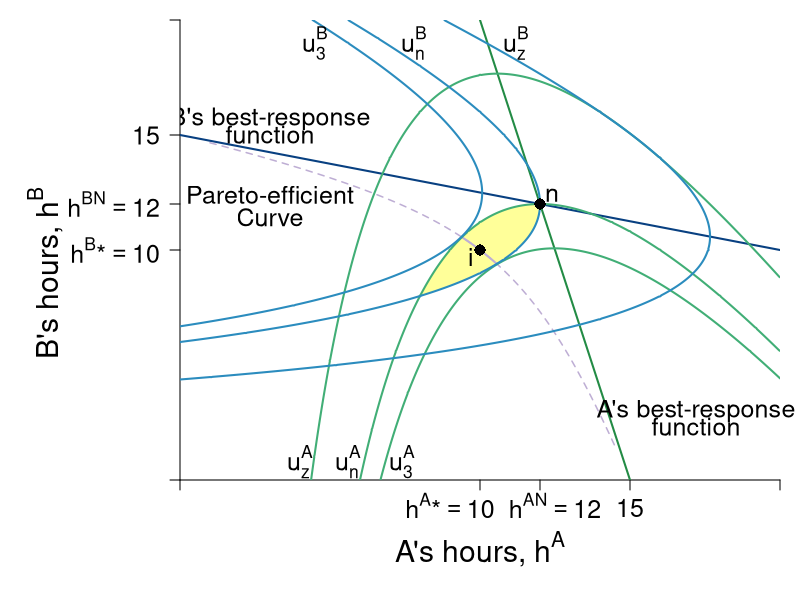

Reproduce this figure in R.
require(shape)
pdf(file = "coordination_failures/coord_brfs_cournot.pdf", width = 9, height = 7)

#Set parameters for graphics
pointsize <- 1.8
axislabelsize <- 1.8
labelsize <- 1.5
namesize <- 1.8
annotatesize <- 1.5
graphlinewidth <- 2
segmentlinewidth <- 1.5

COL <- c("#7fc97f", "#beaed4", "#fdc086", "#ffff99", "#386cb0", "#f0027f", "#bf5b17", "#666666")
COLA <- c("#99d8c9","#66c2a4","#41ae76", "#238b45", "#005824")
COLB <- c("#4eb3d3", "#2b8cbe", "#0868ac","#084081")

par(mar =  c(6, 9, 1, 1))

uA <- function(ea, eb, alpha = 30, beta = 1/2) {
  (alpha - beta*(ea+eb))*ea - 0.5*(ea)^2
}

uB <- function(ea, eb, alpha = 30, beta = 1/2) {
  (alpha - beta*(ea+eb))*eb - 0.5*(eb)^2
}

brfB <- function(ea, alpha = 30, beta = 1/2) {
  (alpha - beta*ea)/(1 + 2*beta)
}

brfA <- function(ea, alpha = 30, beta = 1/2) {
  (alpha - ea*(1 + 2*beta))/(beta)
}

brfPE <- function(ea, alpha = 30, beta = 1/8) {
  alpha*(1 - beta*ea)
}

hANE <- function(alpha, beta = 1/2){
  alpha/(1 + 3*beta)
}

hApEff2 <- function(alpha, beta = 1/2){
  alpha/(1 + 4*beta)
}

intercept1 <- function(alpha, beta = 1/2){
  alpha/(1 + 2*beta)
}

PEC <- function(ea, alpha = 30, beta = 1/2){
  a = beta*(1+2*beta);
  b = -alpha*(1+3*beta)+(1+2*beta)^2*ea;
  c = alpha^2 - alpha*(1+3*beta)*ea+ beta*(1+2*beta)*ea^2
  delta = b^2-4*a*c
  return((-b-sqrt(delta))/(2*a))
}


indiffA <- function(ea, alpha = 30, beta = 1/2, uA = 144) {
  (alpha*ea - beta*(ea)^2 - 0.5*(ea)^2 - uA)/(beta*ea)
}

indiffBroot1 <- function(ea, alpha = 30, beta = 30, uB = 144){
  (-sqrt(alpha^2 - 2*alpha*beta*ea + beta^2*ea^2 - 4*beta*uB - 2*uB) + alpha - beta*ea)/(2*beta + 1)
}

indiffBroot2 <- function(ea, alpha = 30, beta = 30, uB = 144){
  (sqrt(alpha^2 - 2*alpha*beta*ea + beta^2*ea^2 - 4*beta*uB - 2*uB) + alpha - beta*ea)/(2*beta + 1)
}


indiffB <- function(eb, alpha = 30, beta = 1/2, uB = 144) {
  (alpha*eb - uB - 0.5*eb^2)/(alpha*beta*eb)
}

indiffB2 <- function(ea, alpha = 30, beta = 1/2, uB = 144) {
  sqrt(alpha^2*(beta*ea - 1)^2 - 2*uB) - alpha*beta*ea + alpha
}

indiffB3 <- function(ea, alpha = 30, beta = 1/2, uB = 144) {
  -sqrt(alpha^2*(beta*ea - 1)^2 - 2*uB) - alpha*beta*ea + alpha
}


xlims <- c(0, 20)
ylims <- c(0, 20)

npts <- 501 
x <- seq(xlims[1], xlims[2], length.out = npts)
y <- seq(ylims[1], ylims[2], length.out = npts) 
a <- c(112, 
       uA(hANE(alpha = 30, beta = 1/2), hANE(alpha = 30, beta = 1/2)), 
       155.8)
b <- c(112, 
       uA(hANE(alpha = 30, beta = 1/2),hANE(alpha = 30, beta = 1/2)), 
       155.8)

plot(0, 0, xlim = xlims, ylim = ylims, type = "n",
     xlab = expression(paste("")),
     ylab = expression(paste("")), 
     xaxt = "n", 
     yaxt = "n", 
     cex.lab = axislabelsize, 
     bty = "n",
     xaxs="i", 
     yaxs="i")

# Keeping if necessary. 
# ticksy <- c(0, hApEff2(alpha = 30), hANE(alpha = 30), intercept1(alpha = 30), ylims[2])
# ylabels <- c(NA, expression(paste(h^B,"*")), expression(paste(h^{BN})), expression(paste(frac(alpha, 1 + 2*beta))), NA)
# ticksx <- c(0, hApEff2(alpha = 30), hANE(alpha = 30), intercept1(alpha = 30), xlims[2])
# xlabels <- c(NA, expression(paste(h^A,"*")), expression(paste(h^{AN})), expression(paste(frac(alpha, 1 + 2*beta))), NA)

ticksy <- c(0, hApEff2(alpha = 30), hANE(alpha = 30), intercept1(alpha = 30), ylims[2])
ylabels <- c(NA, expression(paste(h^B,"*", phantom()==10)), expression(paste(h^{BN} == 12)), expression(paste(15 )), NA)
ticksx <- c(0, hApEff2(alpha = 30), hANE(alpha = 30), intercept1(alpha = 30), xlims[2])
xlabels <- c(NA, expression(paste(h^A,"*", phantom()==10)), expression(paste(h^{AN} == 12)), NA, NA)


axis(1, at = ticksx,  pos = 0, labels = FALSE)
text(x = c(0, hApEff2(alpha = 30)-1, hANE(alpha = 30) + 0.5, intercept1(alpha = 30), xlims[2]), 
     par("usr")[3] - 0.3, labels = xlabels, srt = 0, pos = 1, 
     xpd = TRUE, cex = labelsize)
#15 in the labels above didn't work, so it must be indivudally located
text(15, -1.2, expression(paste(15)), xpd = TRUE, cex = labelsize) 

axis(2, at = ticksy, pos = 0, labels = ylabels, las = 1, cex.axis = labelsize)

npts <- 500 
xx1 <- seq(xlims[1], xlims[2], length.out = npts)
xx2 <- seq(9.4, 10.55, length.out = npts)

#I need something like xx1 with npts for 
xpoly1 <- seq(from = 8, to = 12, length.out = 500)
ypoly1 <- indiffA(xpoly1, uA = 144, alpha = 30, beta = 1/2)
ypoly2 <- indiffBroot1(xpoly1, uB = 144, alpha = 30, beta = 1/2)
polygon(x = c(xpoly1, rev(xpoly1)), y = c(ypoly1, rev(ypoly2)), col=COL[4], density=NULL, border = NA)

#Draw functions
lines(xx1, brfA(xx1, alpha = 30, beta = 1/2), col = COLA[4], lwd = graphlinewidth)
lines(xx1, brfB(xx1, alpha = 30, beta = 1/2), col = COLB[4], lwd = graphlinewidth)

xx2 <- seq(1, 14.5, length.out = npts)
xx3 <- seq(9.4, 10.55, length.out = npts)

lines(xx2, PEC(xx2, alpha = 30, beta = 1/2), col = COL[2], lty = 2, lwd = segmentlinewidth)
lines(xx3, PEC(xx3, alpha = 30, beta = 1/2), col = COL[2], lwd = graphlinewidth)


contour(y, x,
        outer(x, y, uA),
        drawlabels = FALSE,
        col = COLA[3],
        lwd = graphlinewidth,
        levels = a,
        xaxs="i",
        yaxs="i",
        add = TRUE)

text(0.5*xlims[2], -3, expression(paste("A's hours, ", h^A)), xpd = TRUE, cex = axislabelsize)
text(-4.5, 9, expression(paste("B's hours, ", h^B)), xpd = TRUE, cex = axislabelsize, srt = 90) 


contour(x, y,
        outer(x, y, uB),
        drawlabels = FALSE,
        col = COLB[2],
        lwd = graphlinewidth,
        levels = b,
        add = TRUE
)


text(3, 12.4, expression("Pareto-efficient"), cex = annotatesize)
text(3, 11.4, expression("Curve"), cex = annotatesize)

#Arrows(6.5, 10.1, 9.3, 10.1, col = "black", lty = 1, lwd = 2, arr.type = "triangle", arr.lwd = 0.5)
# 
#Label the iso-welfare functions for the HG, Aisha
text(4, 0.8, expression(u[z]^A), cex = annotatesize)
text(5.6, 0.8, expression(u[n]^A), cex = annotatesize)
text(7.4, 0.8, expression(u[3]^A), cex = annotatesize)


#Label the indifference curves for the HG, Betty
text(11.2, 19, expression(u[z]^B), cex = annotatesize)
text(7.8, 19, expression(u[n]^B), cex = annotatesize)
text(4.5, 19, expression(u[3]^B), cex = annotatesize)


#Label Nash Equilibrium
points(hANE(alpha = 30), hANE(alpha = 30), pch = 16, col = "black", cex = 1.5)
text(hANE(alpha = 30) + 0.4, hANE(alpha = 30) + 0.4, expression(paste("n")), cex = annotatesize)


#Annotate Pareto Efficient Curve and relevant points
#points(10.55, PEC(10.55), pch = 16, col = "black", cex = 1.5)
#text(10.55 + 0.4, PEC(10.55) - 0.4, expression(paste(t^A)), cex = annotatesize)
#points(9.4, PEC(9.4), pch = 16, col = "black", cex = 1.5)
#text(9.4 - 0.2, PEC(9.4) + 0.3, expression(paste(t^B)), cex = annotatesize)

points(hApEff2(alpha = 30), hApEff2(alpha = 30), pch = 16, col = "black", cex = 1.5)
text(hApEff2(alpha = 30)- 0.3, hApEff2(alpha = 30) - 0.3, expression(paste(i)), cex = annotatesize)

#B's brf
text(3, 15.7, expression(paste("B's best-response")), cex = labelsize)
text(3, 15.0, expression(paste("function")), cex = labelsize)

#A's brf
text(17.2, 3, expression(paste("A's best-response")), cex = labelsize, xpd = TRUE)
text(17.2, 2.3, expression(paste("function")), cex = labelsize)

dev.off()
